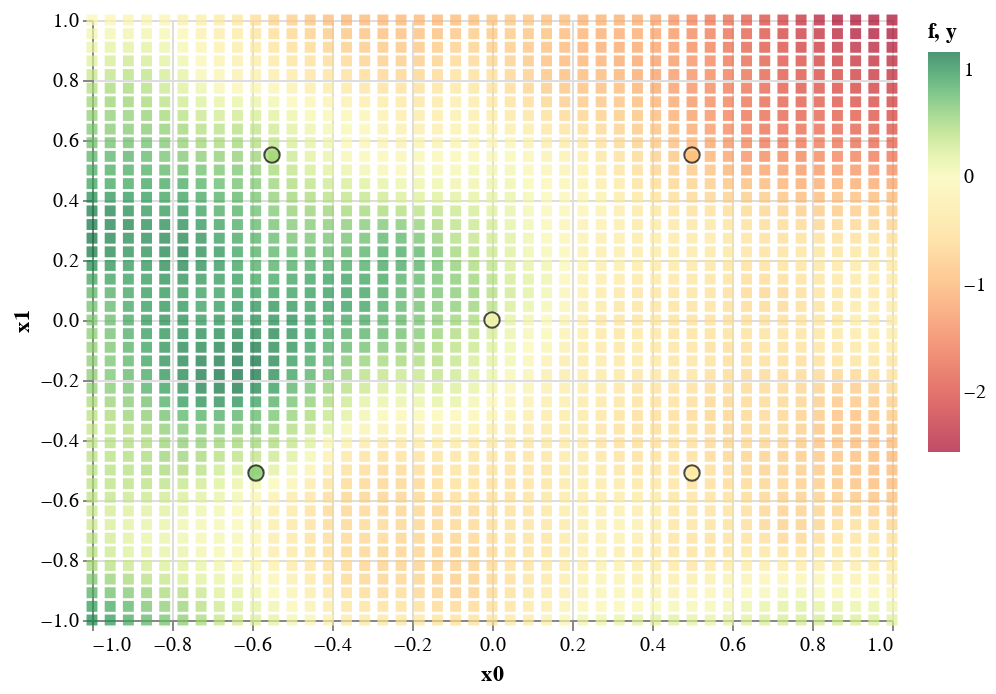

Write notebook code for a chart like this one.
### Markdown cell above
If you have finished evaluating the function at different points and you are confident where the maximum is, you can make a guess before executing the cells below.

Now show the underlying function f (without noise) as a heatmap and the noisy data we received as evaluations of it:

### Code cell
f2 = blackbox2.sample_f(45)
chart2f = (
    alt.Chart(f2)
    .mark_square(size=30)
    .encode(x=alt.X('x0:Q', scale=alt.Scale(domain=bb.DOMAIN)),
            y=alt.X('x1:Q', scale=alt.Scale(domain=bb.DOMAIN)),
            color=alt.Color('f:Q', scale=alt.Scale(scheme=bb.COLOURSCHEME, domainMid=0))))
chart2y = blackbox2.plot_xy()
chart2 = alt.layer(chart2f, chart2y)
chart2

### Figure 1 — Vega-Lite specification as saved in the notebook (floating-point values rounded to 4 significant figures; data arrays with more than 128 entries replaced by an {"elided": "..."} marker saying what was removed)
{"config": {"view": {"continuousWidth": 400, "continuousHeight": 300}}, "layer": [{"data": {"name": "data-4219d953f39d8b8e623781ed8eed5d99"}, "mark": {"type": "square", "size": 30}, "encoding": {"color": {"type": "quantitative", "field": "f", "scale": {"domainMid": 0, "scheme": "redyellowgreen"}}, "x": {"type": "quantitative", "field": "x0", "scale": {"domain": [-1, 1]}}, "y": {"type": "quantitative", "field": "x1", "scale": {"domain": [-1, 1]}}}}, {"data": {"name": "data-057e52cc127e7d92740fce5067784f9d"}, "mark": {"type": "circle", "size": 60, "stroke": "black", "strokeWidth": 1}, "encoding": {"color": {"type": "quantitative", "field": "y", "scale": {"domainMid": 0, "scheme": "redyellowgreen"}}, "x": {"type": "quantitative", "field": "x0", "scale": {"domain": [-1, 1]}}, "y": {"type": "quantitative", "field": "x1", "scale": {"domain": [-1, 1]}}}}], "$schema": "https://vega.github.io/schema/vega-lite/v4.8.1.json", "datasets": {"data-4219d953f39d8b8e623781ed8eed5d99": {"elided": "2025 records"}, "data-057e52cc127e7d92740fce5067784f9d": [{"x0": 0.0, "x1": 0.0, "y": 0.0}, {"x0": -0.55, "x1": 0.55, "y": 0.498}, {"x0": 0.5, "x1": 0.55, "y": -0.8275}, {"x0": 0.5, "x1": -0.51, "y": -0.2411}, {"x0": -0.59, "x1": -0.51, "y": 0.6347}]}}
